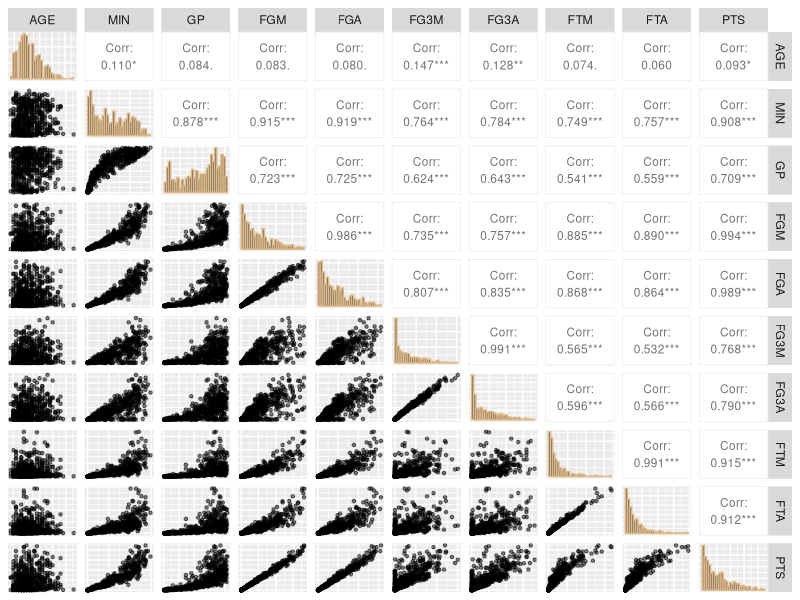
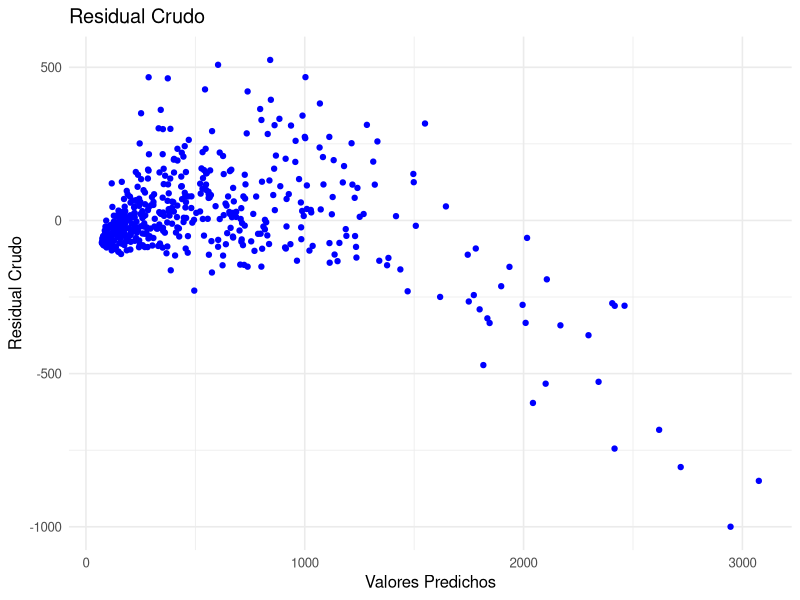
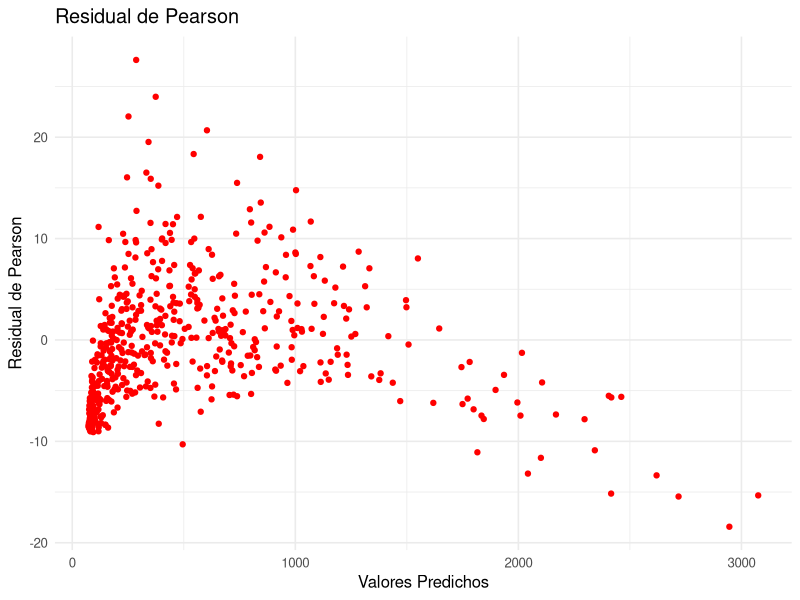
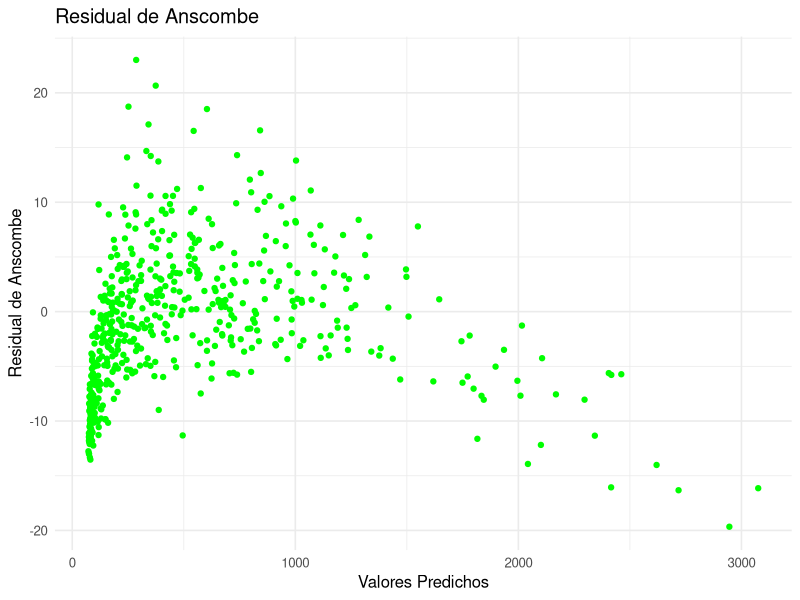
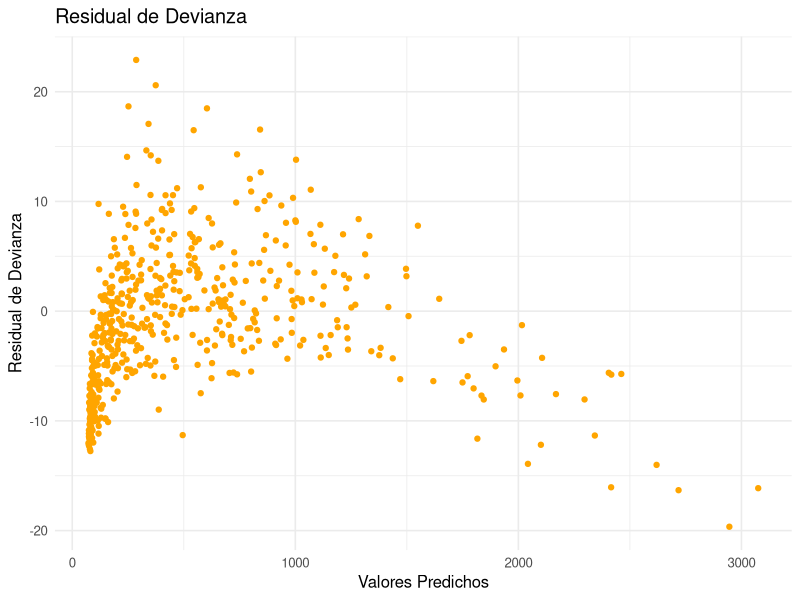
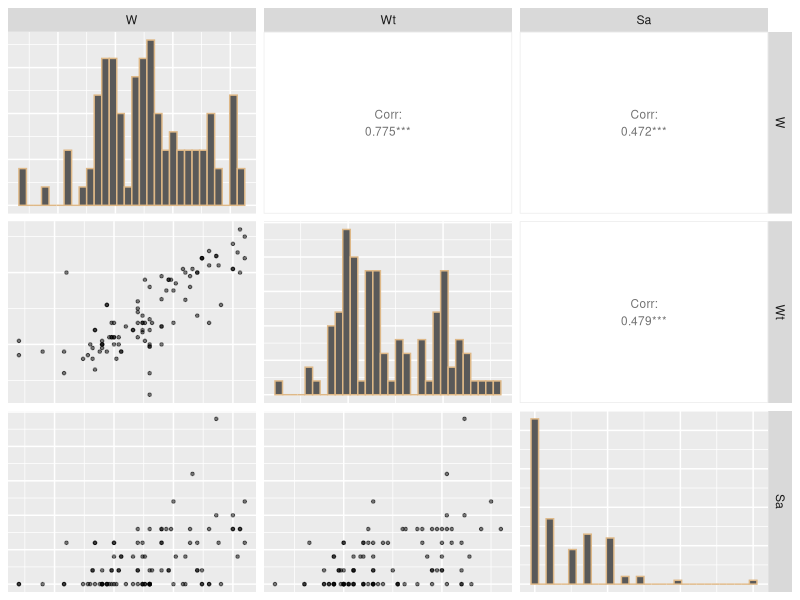
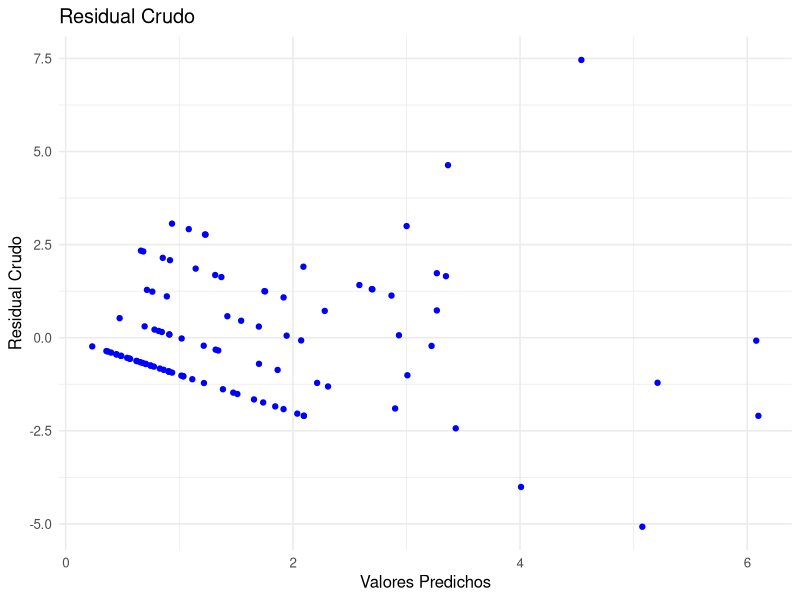
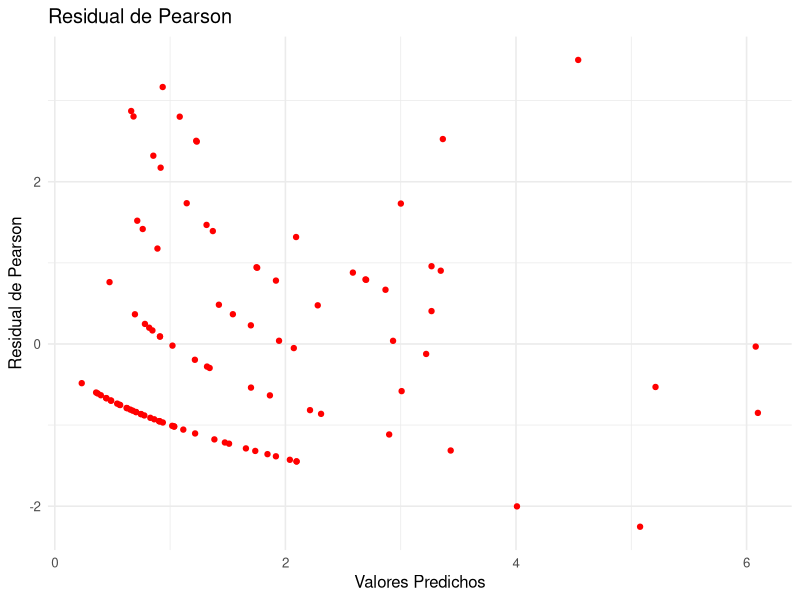

Generate these figures, in order, with R:
## ---- chunk 1
rm(list = ls())
## ---- chunk 2
#| output: false

library(GGally)
library(ggplot2)
library(dplyr)
library(readxl)
## ---- chunk 3
# seleccionamos las variables de interés

players <- read_excel("players_202223.xlsx") %>% 
  select(AGE, MIN, GP, FGM, FGA, FG3M, FG3A, FTM, FTA, PTS)
## ---- chunk 4
#| message: false
#| out-width: 100%

players %>%
  ggpairs(
    upper = list(continuous = wrap("cor", size = 3)),
    diag = list(continuous = wrap("barDiag", colour = "burlywood")),
    lower = list(continuous = wrap("points", alpha = 0.5, shape = 20, 
                                   fill = "lightblue")),
    axisLabels = "none")
## ---- chunk 5
x1 <- players %>% select(-last_col())
X <- model.matrix(~ ., data = x1) # Matriz diseño, con intercepto
y <- players$PTS # Variable respuesta
## ---- chunk 6
# Creación de la función

fisher_scoring_poisson <- function(y, X, beta_init, tol = 1e-7, max_iter = 100){
  # Nombramos un objeto donde se guardará el beta inicial (beta_init)
  beta <- beta_init
  # iniciamos el bucle 
  for (iter in 1:max_iter){
    # creamos un objeto "eta" que será la parte sistemática del modelo
    eta <- X %*% beta
    # creamos un objeto "mu" donde se guarda el despeje de la media de "eta"
    mu <- exp(eta)
    # creamos la matriz diagonal "W"
    W <- diag(as.vector(mu))
    # creamos el objeto z (variable de trabajo y^~)
    z <- eta + (y - mu) / mu
    # obtenemos el nuevo beta
    beta_new <- solve(t(X) %*% W %*% X) %*% (t(X) %*% W %*% z)
    
    # guardamos la matriz de varianzas y covarianzas de los betas
    
    cov_beta <- solve(t(X) %*% W %*% X)
    
    if (max(abs(beta_new - beta)) < tol) {
      message("El algoritmo convergió en la iteración ", iter)
      mu_hat <- as.vector(exp(X %*% beta_new))
      # residual crudo
      residual <- y - mu_hat
      # residual de pearson
      residual_pearson <- (y - mu_hat) / sqrt(mu_hat)
      #Residual Anscombe
      residual_anscombe <- (3/2) * (y^(2/3) - mu_hat^(2/3)) / (mu_hat^(1/6))
      # Residual de devianza
      residual_deviance <- sign(y - mu_hat) * sqrt(2 * (y * log(ifelse(y == 0, 1, y / mu_hat)) - (y - mu_hat)))
      return(list( beta = as.vector(beta_new), predichos = mu_hat, covarianza = cov_beta, residual = residual,
                   residual_pearson = residual_pearson,
                   residual_anscombe = residual_anscombe,
                   residual_deviance = residual_deviance))
    }
    
    beta <- beta_new
  }
  warning("El algoritmo no convergió")
  return(NULL)
}
## ---- chunk 7
# Ejecutamos la función

beta_inicial <- c(log(mean(y)), rep(0, ncol(X)-1)) # beta inicial
regresion_poisson <- fisher_scoring_poisson(y = y, X = X, beta_init = beta_inicial)

# Estimación de los parámetros del modelo

names(regresion_poisson$beta) <- c("Intercept", "AGE", "MIN", "GP", "FGM", "FGA", "FG3M", "FG3A", "FTM", "FTA")
regresion_poisson$beta
## ---- chunk 8
modelo_poisson_glm <- glm(y ~ X - 1, family = poisson(link = "log"))

names(modelo_poisson_glm$coefficients) <- names(regresion_poisson$beta)
modelo_poisson_glm$coefficients
## ---- chunk 9
all.equal(regresion_poisson$beta, modelo_poisson_glm$coefficients)
## ---- chunk 10
all.equal(regresion_poisson$covarianza, vcov(modelo_poisson_glm))
## ---- chunk 11
sqrt(diag(regresion_poisson$covarianza))
sqrt(diag(vcov(modelo_poisson_glm)))
## ---- chunk 12
df_residuals <- data.frame(
    predichos = regresion_poisson$predichos,
    residual = regresion_poisson$residual,
    residual_pearson = regresion_poisson$residual_pearson,
    residual_anscombe = regresion_poisson$residual_anscombe,
    residual_deviance = regresion_poisson$residual_deviance
  )
## ---- chunk 13
# Gráfico de los tres tipos de residuales

p1 <- ggplot(df_residuals, aes(x = predichos, y = residual)) +
    geom_point(color = 'blue') +
    labs(title = 'Residual Crudo', x = 'Valores Predichos', y = 'Residual Crudo') +
    theme_minimal(12)

p2 <- ggplot(df_residuals, aes(x = predichos, y = residual_pearson)) +
    geom_point(color = 'red') +
    labs(title = 'Residual de Pearson', x = 'Valores Predichos', y = 'Residual de Pearson') +
    theme_minimal(12)

p3 <- ggplot(df_residuals, aes(x = predichos, y = residual_anscombe)) +
    geom_point(color = 'green') +
    labs(title = 'Residual de Anscombe', x = 'Valores Predichos', y = 'Residual de Anscombe') +
    theme_minimal(12)

p4 <- ggplot(df_residuals, aes(x = predichos, y = residual_deviance)) +
    geom_point(color = 'orange') +
    labs(title = 'Residual de Devianza', x = 'Valores Predichos', y = 'Residual de Devianza') +
    theme_minimal(12)
## ---- chunk 14
#| layout-ncol: 2
#| out-width: 100%

p1; p2; p3; p4
## ---- chunk 15
crabs <- data.frame(
  C = as.factor(c(2,3,3,2,2,1,2,1,3,2,2,2,1,2,2,2,2,3,3,2,2,2,2,3,3,2,2,2,2,3,3,3,2,3,2,2,
        2,3,3,2,2,1,1,3,3,3,2,2,3,3,3,3,2,2,3,2,3,2,1,3,2,3,1,1,2,2,3,2,3,2,3,2,
        2,2,3,3,2,2,1,2,2,2,1,2,2,3,2,2,1,2,3,3,3,3,3,1,3,2,3,2)),
  S = as.factor(c(3,3,3,3,1,2,1,1,2,2,1,3,1,1,1,2,2,2,2,2,2,1,2,3,3,1,3,1,1,3,3,3,3,2,2,1,
        1,3,2,1,3,3,1,2,3,2,1,1,3,1,2,3,2,2,1,2,1,1,3,1,3,3,1,1,2,1,2,2,2,2,1,3,
        3,3,3,2,2,1,1,2,2,2,2,3,3,3,3,3,3,3,3,2,3,3,3,3,3,3,2,1)),
  W = c(28.3,26.0,26.0,21.0,21.0,25.0,26.0,24.9,25.0,24.7,26.5,24.8,24.9,26.0,
        28.7,30.3,26.2,27.5,30.0,28.2,30.5,30.3,30.0,26.2,28.5,29.5,27.0,29.0,
        28.7,26.5,26.5,27.3,26.3,30.0,29.0,27.2,27.0,26.5,26.5,25.5,26.5,26.5,
        22.0,27.3,26.6,25.0,25.0,30.2,28.7,24.9,24.5,25.2,24.0,22.9,26.2,24.4,
        26.3,24.5,27.9,30.5,28.2,27.6,23.0,23.9,22.9,25.8,25.8,24.1,28.0,26.0,
        24.5,24.5,24.2,28.5,24.7,29.0,27.0,23.7,27.0,24.2,24.2,25.1,27.5,29.3,
        26.3,29.4,26.2,26.2,24.1,27.0,26.5,28.5,24.7,25.2,25.3,25.3,29.3,27.4,
        28.0,24.5),
  Wt = c(3.05,2.60,2.45,1.85,2.05,2.30,2.10,2.10,2.00,1.90,2.80,2.10,2.10,2.50,
         3.20,3.60,2.20,2.75,3.05,2.95,3.50,3.00,3.40,2.30,2.40,2.55,2.25,2.30,
         3.20,1.30,1.97,2.90,2.30,3.05,3.30,2.75,2.25,2.00,2.20,2.25,1.97,1.60,
         1.90,2.90,2.30,2.10,2.10,3.28,3.20,2.30,2.05,2.10,2.00,1.60,2.40,1.90,
         2.05,1.95,3.05,3.20,2.80,2.85,3.00,1.85,1.90,2.20,2.20,1.80,2.62,2.30,
         2.00,2.00,2.20,3.00,2.55,3.10,2.95,1.80,2.00,2.20,1.65,1.80,2.30,3.23,
         2.90,3.10,2.30,2.17,1.95,2.63,2.35,3.00,2.55,2.00,1.90,1.90,3.23,2.90,
         3.00,2.00),
  Sa = c(8,4,3,0,0,3,0,1,3,0,4,0,1,1,0,4,3,0,5,4,6,4,4,0,3,0,3,0,0,0,1,1,2,4,0,
         4,4,0,0,0,0,0,0,1,1,2,0,2,1,0,0,1,0,0,0,0,0,1,0,3,3,2,3,0,0,0,2,1,0,1,
         0,0,0,1,0,4,1,0,3,3,3,0,6,12,0,3,0,2,1,4,0,1,0,1,2,2,5,4,2,0)
)

## ---- chunk 16
#| message: false
#| out-width: 100%

crabs[,-c(1,2)] %>%
  ggpairs(
    upper = list(continuous = wrap("cor", size = 3)),
    diag = list(continuous = wrap("barDiag", colour = "burlywood")),
    lower = list(continuous = wrap("points", alpha = 0.5, shape = 20, 
                                   fill = "lightblue")),
    axisLabels = "none")
## ---- chunk 17
X.c <- model.matrix(~.,data=crabs[,-5])
modelos_crangrejos <- fisher_scoring_poisson(crabs[,5],X = X.c,beta_init = c(log(mean(crabs[,5])),rep(0, ncol(X.c)-1)))
names(modelos_crangrejos$beta) <- c("Intercept", "C2", "C3" , "S2", "S3" , "W", "Wt")
modelos_crangrejos$beta
## ---- chunk 18
modelo_cangrejos_glm <- glm(crabs[,5] ~ X.c - 1, family = poisson(link = "log"))

names(modelo_cangrejos_glm$coefficients) <- names(modelos_crangrejos$beta)
modelo_cangrejos_glm$coefficients
## ---- chunk 19
all.equal(modelos_crangrejos$beta, modelo_cangrejos_glm$coefficients)
## ---- chunk 20
all.equal(modelos_crangrejos$covarianza, vcov(modelo_cangrejos_glm))
## ---- chunk 21
sqrt(diag(modelos_crangrejos$covarianza))
sqrt(diag(vcov(modelo_cangrejos_glm)))
## ---- chunk 22
df_residuals.c <- data.frame(
    C=crabs$C,
    S=crabs$S,
    W=crabs$W,
    Wt=crabs$Wt,
    predichos = modelos_crangrejos$predichos,
    residual = modelos_crangrejos$residual,
    residual_pearson = modelos_crangrejos$residual_pearson,
    residual_anscombe = modelos_crangrejos$residual_anscombe,
    residual_deviance = modelos_crangrejos$residual_deviance
  )
## ---- chunk 23
# Gráfico de los tres tipos de residuales

c1 <- ggplot(df_residuals.c, aes(x = predichos, y = residual)) +
    geom_point(color = 'blue') +
    labs(title = 'Residual Crudo', x = 'Valores Predichos', y = 'Residual Crudo') +
    theme_minimal(12)

c2 <- ggplot(df_residuals.c, aes(x = predichos, y = residual_pearson)) +
    geom_point(color = 'red') +
    labs(title = 'Residual de Pearson', x = 'Valores Predichos', y = 'Residual de Pearson') +
    theme_minimal(12)

c3 <- ggplot(df_residuals.c, aes(x = predichos, y = residual_anscombe)) +
    geom_point(color = 'green') +
    labs(title = 'Residual de Anscombe', x = 'Valores Predichos', y = 'Residual de Anscombe') +
    theme_minimal(12)

c4 <- ggplot(df_residuals.c, aes(x = predichos, y = residual_deviance)) +
    geom_point(color = 'orange') +
    labs(title = 'Residual de Devianza', x = 'Valores Predichos', y = 'Residual de Devianza') +
    theme_minimal(12)
## ---- chunk 24
#| layout-ncol: 2
#| out-width: 100%

c1; c2; c3; c4
## ---- chunk 25
# Gráfico de los residuales crudos contra la variable S

c1 <- ggplot(df_residuals.c, aes(x = S, y = residual)) +
    geom_point(color = 'blue') +
    labs(title = 'Residual Crudo', x = '(S)', y = 'Residual Crudo') +
    theme_minimal(12)

c2 <- ggplot(df_residuals.c, aes(x = W, y = residual)) +
    geom_point(color = 'red') +
    labs(title = 'Residual Crudo', x = '(W)', y = 'Residual Crudo') +
    theme_minimal(12)

c3 <- ggplot(df_residuals.c, aes(x = Wt, y = residual)) +
    geom_point(color = 'green') +
    labs(title = 'Residual Crudo', x = '(Wt)', y = 'Residual Crudo') +
    theme_minimal(12)

c4 <- ggplot(df_residuals.c, aes(x = C, y = residual)) +
    geom_point(color = 'orange') +
    labs(title = 'Residual Crudo', x = '(C)', y = 'Residual Crudo') +
    theme_minimal(12)
## ---- chunk 26
#| layout-ncol: 2
#| out-width: 100%

c1; c2; c3; c4
## ---- chunk 27
# Gráfico de los residuales crudos contra la variable S

c1 <- ggplot(df_residuals.c, aes(x = S, y = residual_pearson)) +
    geom_point(color = 'blue') +
    labs(title = 'Residual de Pearson', x = '(S)', y = 'Residual de Pearson') +
    theme_minimal(12)

c2 <- ggplot(df_residuals.c, aes(x = W, y = residual_pearson)) +
    geom_point(color = 'red') +
    labs(title = 'Residual de Pearson', x = '(W)', y = 'Residual de Pearson') +
    theme_minimal(12)

c3 <- ggplot(df_residuals.c, aes(x = Wt, y = residual_pearson)) +
    geom_point(color = 'green') +
    labs(title = 'Residual de Pearson', x = '(Wt)', y = 'Residual de Pearson') +
    theme_minimal(12)

c4 <- ggplot(df_residuals.c, aes(x = C, y = residual_pearson)) +
    geom_point(color = 'orange') +
    labs(title = 'Residual de Pearson', x = '(C)', y = 'Residual de Pearson') +
    theme_minimal(12)
## ---- chunk 28
#| layout-ncol: 2
#| out-width: 100%

c1; c2; c3; c4
## ---- chunk 29
# Gráfico de los residuales crudos contra la variable S

c1 <- ggplot(df_residuals.c, aes(x = S, y = residual_anscombe)) +
    geom_point(color = 'blue') +
    labs(title = 'Residual de Anscombe', x = '(S)', y = 'Residual de Anscombe') +
    theme_minimal(12)

c2 <- ggplot(df_residuals.c, aes(x = W, y = residual_anscombe)) +
    geom_point(color = 'red') +
    labs(title = 'Residual de Anscombe', x = '(W)', y = 'Residual de Anscombe') +
    theme_minimal(12)

c3 <- ggplot(df_residuals.c, aes(x = Wt, y = residual_anscombe)) +
    geom_point(color = 'green') +
    labs(title = 'Residual de Anscombe', x = '(Wt)', y = 'Residual de Anscombe') +
    theme_minimal(12)

c4 <- ggplot(df_residuals.c, aes(x = C, y = residual_anscombe)) +
    geom_point(color = 'orange') +
    labs(title = 'Residual de Anscombe', x = '(C)', y = 'Residual de Anscombe') +
    theme_minimal(12)
## ---- chunk 30
#| layout-ncol: 2
#| out-width: 100%

c1; c2; c3; c4
## ---- chunk 31
# Gráfico de los residuales crudos contra la variable S

c1 <- ggplot(df_residuals.c, aes(x = S, y = residual_deviance)) +
    geom_point(color = 'blue') +
    labs(title = 'Residual de Devianza', x = '(S)', y = 'Residual de Devianza') +
    theme_minimal(12)

c2 <- ggplot(df_residuals.c, aes(x = W, y = residual_deviance)) +
    geom_point(color = 'red') +
    labs(title = 'Residual de Devianza', x = '(W)', y = 'Residual de Devianza') +
    theme_minimal(12)

c3 <- ggplot(df_residuals.c, aes(x = Wt, y = residual_deviance)) +
    geom_point(color = 'green') +
    labs(title = 'Residual de Devianza', x = '(Wt)', y = 'Residual de Devianza') +
    theme_minimal(12)

c4 <- ggplot(df_residuals.c, aes(x = C, y = residual_deviance)) +
    geom_point(color = 'orange') +
    labs(title = 'Residual de Devianza', x = '(C)', y = 'Residual de Devianza') +
    theme_minimal(12)
## ---- chunk 32
#| layout-ncol: 2
#| out-width: 100%

c1; c2; c3; c4
## ---- chunk 33
X_completa <- model.matrix(Sa
  ~ C + S + W + Wt +
    C:S + C:W + C:Wt +
    S:W + S:Wt,
  data = crabs
)

# Ajustar modelo con Fisher Scoring
modelos_crangrejos_interactions <- fisher_scoring_poisson(
  crabs[,5],
  X = X_completa,
  beta_init = c(log(mean(crabs[,5])), rep(0, ncol(X_completa)-1)
))

# Nombres para los coeficientes (incluyendo términos de interacción)
names(modelos_crangrejos_interactions$beta) <- colnames(X_completa)
modelos_crangrejos_interactions$beta
## ---- chunk 34
modelo_cangre_completo_glm <- glm(Sa
  ~ C + S + W + Wt +
    C:S + C:W + C:Wt +
    S:W + S:Wt,
  data = crabs,
family = poisson(link = "log"))

names(modelo_cangre_completo_glm$coefficients) <- names(modelos_crangrejos_interactions$beta)
modelo_cangre_completo_glm$coefficients
## ---- chunk 35
df_residuals.c.interac <- data.frame(
    C=crabs$C,
    S=crabs$S,
    W=crabs$W,
    Wt=crabs$Wt,
    predichos = modelos_crangrejos_interactions$predichos,
    residual = modelos_crangrejos_interactions$residual,
    residual_pearson = modelos_crangrejos_interactions$residual_pearson,
    residual_anscombe = modelos_crangrejos_interactions$residual_anscombe,
    residual_deviance = modelos_crangrejos_interactions$residual_deviance
  )
## ---- chunk 36
# Gráfico de los tres tipos de residuales

c1 <- ggplot(df_residuals.c.interac, aes(x = predichos, y = residual)) +
    geom_point(color = 'blue') +
    labs(title = 'Residual Crudo', x = 'Valores Predichos', y = 'Residual Crudo') +
    theme_minimal(12)

c2 <- ggplot(df_residuals.c.interac, aes(x = predichos, y = residual_pearson)) +
    geom_point(color = 'red') +
    labs(title = 'Residual de Pearson', x = 'Valores Predichos', y = 'Residual de Pearson') +
    theme_minimal(12)

c3 <- ggplot(df_residuals.c.interac, aes(x = predichos, y = residual_anscombe)) +
    geom_point(color = 'green') +
    labs(title = 'Residual de Anscombe', x = 'Valores Predichos', y = 'Residual de Anscombe') +
    theme_minimal(12)

c4 <- ggplot(df_residuals.c.interac, aes(x = predichos, y = residual_deviance)) +
    geom_point(color = 'orange') +
    labs(title = 'Residual de Devianza', x = 'Valores Predichos', y = 'Residual de Devianza') +
    theme_minimal(12)
## ---- chunk 37
#| layout-ncol: 2
#| out-width: 100%

c1; c2; c3; c4
## ---- chunk 38
## Población binomial
# Parámetros
set.seed(1040)
n <- 100
beta <- c(0, 0.2)
## ---- chunk 39
# Simulación de datos
xbin <- runif(n, min = 0, max = 10)
X2 <- model.matrix(~ xbin)  # Incluye intercepto automáticamente
eta <- X2 %*% beta
## ---- chunk 40
# Dataset simulado
pi <- exp(eta)/(1+exp(eta))
yb <- c()
for (i in 1:n) {
  yb[i] <- rbinom(1,size = 1,prob = pi[i])
}

data_bin <- tibble(y = yb, x = xbin)
## ---- chunk 41
#| out-width: 100%

ggplot(data_bin, aes(x = x, y = y)) +
    geom_jitter(height = 0.02, width = 0, 
                alpha = 0.6, size = 3, color = "#1f77b4") +
  ggtitle("Distribución binomial - Datos simulados") +
  theme_minimal(12)
## ---- chunk 42
# Creación de la función
fisher_scoring_binomial <- function(y, X, beta_init, tol = 1e-5, max_iter = 100) {
  beta <- beta_init
  for (iter in 1:max_iter) {
    eta <- X %*% beta
    
    pi <- exp(eta) / (1 + exp(eta))
    pi <- pmax(pmin(pi, 1 - 1e-10), 1e-10)
    
    W <- diag(as.vector(pi * (1 - pi)))
    
    z <- eta + (y - pi) / (pi * (1 - pi))
    
    beta_new <- tryCatch({
      solve(t(X) %*% W %*% X) %*% (t(X) %*% W %*% z)
    }, error = function(e) {
      stop("Fallo al invertir la matriz. ¿X tiene multicolinealidad?")
    })
    
    # guardamos la matriz de varianzas y covarianzas de los betas
    cov_beta <- solve(t(X) %*% W %*% X)
    
    if (max(abs(beta_new - beta), na.rm = TRUE) < tol) {
      message("Convergió en iteración ", iter)
      pi_hat <- exp(X %*% beta_new) / (1 + exp(X %*% beta_new))
      pi_hat <- pmax(pmin(pi_hat, 1 - 1e-10), 1e-10) 
      # Resdiaul crudo
      residual <- y-pi_hat
      # Residual de pearson
      residual_pearson <- (y - pi_hat) / sqrt(pi_hat)
      # Residual de Anscombe
      residual_anscombe <- (3/2)*(y^(2/3)-pi_hat^(2/3))/((pi_hat*(1-pi_hat))^(1/3))
      # Residual de devianza
      # Handle y=0 and y=1 cases for deviance
      dev <- ifelse(y == 0, 2 * pi_hat, ifelse(y == 1, 2 * (1 - pi_hat),
                    sqrt(2 * (y * log(y / pi_hat) + (1 - y) * log((1 - y) / (1 - pi_hat))))))
      residual_deviance <- sign(y - pi_hat) * sqrt(dev)
      return(list(beta = as.vector(beta_new), predichos = pi_hat,
                  covarianza = cov_beta,
                  residual = residual,
                  residual_pearson = residual_pearson,
                  residual_anscombe = residual_anscombe,
                  residual_deviance = residual_deviance))
    }
    
    beta <- beta_new
  }
  warning("No convergió")
  return(as.vector(beta))
}
## ---- chunk 43
# Ejecutamos la función

beta_binomial <- fisher_scoring_binomial(y = yb, X = X2, 
                                         beta_init = rep(0.01, ncol(X2)))

# Estimación de los parámetros del modelo

names(beta_binomial$beta) <- colnames(X2)
beta_binomial$beta
## ---- chunk 44
modelo_logistico <- glm(yb ~ X2 - 1, family = binomial(link = "logit"))

modelo_logistico$coefficients
## ---- chunk 45
beta_binomial$covarianza; vcov(modelo_logistico)
## ---- chunk 46
df_residuals <- data.frame(
    predichos = beta_binomial$predichos,
    residual = beta_binomial$residual,
    residual_pearson = beta_binomial$residual_pearson,
    residual_anscombe = beta_binomial$residual_anscombe,
    residual_deviance = beta_binomial$residual_deviance
  )
## ---- chunk 47
# Gráfico de los tres tipos de residuales

p1 <- ggplot(df_residuals, aes(x = predichos, y = residual)) +
    geom_point(color = 'blue') +
    labs(title = 'Residual Crudo', x = 'Valores Predichos', y = 'Residual Crudo') +
    theme_minimal(12)

p2 <- ggplot(df_residuals, aes(x = predichos, y = residual_pearson)) +
    geom_point(color = 'red') +
    labs(title = 'Residual de Pearson', x = 'Valores Predichos', y = 'Residual de Pearson') +
    theme_minimal(12)

p3 <- ggplot(df_residuals, aes(x = predichos, y = residual_anscombe)) +
    geom_point(color = 'green') +
    labs(title = 'Residual de Anscombe', x = 'Valores Predichos', y = 'Residual de Anscombe') +
    theme_minimal(12)

p4 <- ggplot(df_residuals, aes(x = predichos, y = residual_deviance)) +
    geom_point(color = 'orange') +
    labs(title = 'Residual de Devianza', x = 'Valores Predichos', y = 'Residual de Devianza') +
    theme_minimal(12)
## ---- chunk 48
#| layout-ncol: 2
#| out-width: 100%

p1; p2; p3; p4
## ---- chunk 49
TURB=c(300,250,190,160,560,150,160,270,450,210,420,550,1200,420,500,150,200,390,380,140,170,1110,140,150,870,720,430,550)

COL=c(100,100,50,70,200,100,100,70,130,100,100,250,250,100,120,75,50,140,120,50,110,100,80,90,150,200,100,200)

ALCA=c(49,43,51,52,44,48,55,43,56,51,46,65,43,53,48,45,52,52,39,54,52,51,55,50,49,44,48,40)

PH=c(8.33,7.64,7.62,7.62,8.19,7.90,7.60,8.07,7.53,7.72,7.90,7.68,7.93,7.90,8.01,7.71,7.66,8.09,8.17,8.16,7.58,8.06,7.51,7.56,7.60,8.18,7.20,7.55)

TEM=c(25,27,28,26,25,26,26,24,27,27,26,27,26,26,27,27,26,27,26,25,27,23,27,27,27,23,26,27)

POL=c(0,0,0,0,0,0,0,0,0,0,1,1,1,1,0,0,0,0,0,0,0,1,0,0,1,1,1,1)
## ---- chunk 50
Xbin2 <- model.matrix(~ TURB+COL+ALCA+PH+TEM)

regresión_logistica_agua <- fisher_scoring_binomial(y = POL,X = Xbin2, beta_init = c(log(mean(POL)/(1-mean(POL))), rep(0, ncol(Xbin2)-1)),
                        max_iter = 500)

names(regresión_logistica_agua$beta) <- colnames(Xbin2)
## ---- chunk 51
regresión_logistica_agua$beta

modelo<-glm(formula = POL ~ TURB+COL+ALCA+PH+TEM, family = 'binomial')
modelo$coefficients
## ---- chunk 52
library(knitr)
kable(as.data.frame(regresión_logistica_agua$covarianza))
kable(as.data.frame(vcov(modelo)))

all.equal(regresión_logistica_agua$covarianza, vcov(modelo))
## ---- chunk 53
df_residuals <- data.frame(
    predichos = regresión_logistica_agua$predichos,
    residual = regresión_logistica_agua$residual,
    residual_pearson = regresión_logistica_agua$residual_pearson,
    residual_anscombe = regresión_logistica_agua$residual_anscombe,
    residual_deviance = regresión_logistica_agua$residual_deviance
  )
## ---- chunk 54
# Gráfico de los tres tipos de residuales

p1 <- ggplot(df_residuals, aes(x = predichos, y = residual)) +
    geom_point(color = 'blue') +
    labs(title = 'Residual Crudo', x = 'Valores Predichos', y = 'Residual Crudo') +
    ylim(-1, 1) + 
    theme_minimal(12)

p2 <- ggplot(df_residuals, aes(x = predichos, y = residual_pearson)) +
    geom_point(color = 'red') +
    labs(title = 'Residual de Pearson', x = 'Valores Predichos', y = 'Residual de Pearson') +
    ylim(-1, 1.1) +
    theme_minimal(12)

p3 <- ggplot(df_residuals, aes(x = predichos, y = residual_anscombe)) +
    geom_point(color = 'green') +
    labs(title = 'Residual de Anscombe', x = 'Valores Predichos', y = 'Residual de Anscombe') +
    ylim(-3.1, 1.3) +
    theme_minimal(12)

p4 <- ggplot(df_residuals, aes(x = predichos, y = residual_deviance)) +
    geom_point(color = 'orange') +
    labs(title = 'Residual de Devianza', x = 'Valores Predichos', y = 'Residual de Devianza') +
    ylim(-1.3, 1.15) +
    theme_minimal(12)
## ---- chunk 55
#| layout-ncol: 2
#| out-width: 100%

p1; p2; p3; p4
